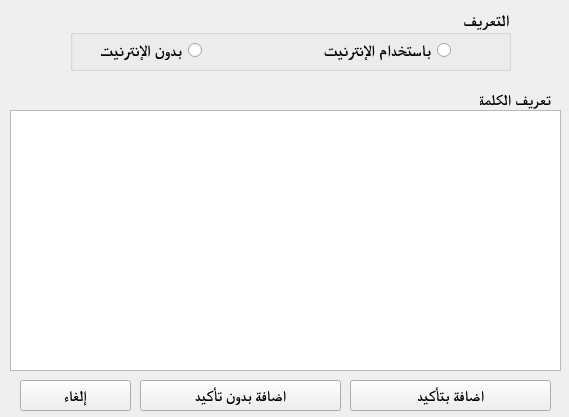
<?xml version="1.0" encoding="UTF-8"?>
<ui version="4.0">
 <class>autodefinition</class>
 <widget class="QMainWindow" name="autodefinition">
  <property name="geometry">
   <rect>
    <x>0</x>
    <y>0</y>
    <width>569</width>
    <height>417</height>
   </rect>
  </property>
  <property name="windowTitle">
   <string>تعريف تلقائي</string>
  </property>
  <property name="layoutDirection">
   <enum>Qt::RightToLeft</enum>
  </property>
  <widget class="QWidget" name="centralwidget">
   <widget class="QPlainTextEdit" name="TA_result">
    <property name="geometry">
     <rect>
      <x>10</x>
      <y>110</y>
      <width>551</width>
      <height>261</height>
     </rect>
    </property>
    <property name="font">
     <font>
      <family>Times New Roman</family>
      <pointsize>11</pointsize>
     </font>
    </property>
    <property name="layoutDirection">
     <enum>Qt::RightToLeft</enum>
    </property>
   </widget>
   <widget class="QLabel" name="label">
    <property name="geometry">
     <rect>
      <x>480</x>
      <y>90</y>
      <width>71</width>
      <height>20</height>
     </rect>
    </property>
    <property name="font">
     <font>
      <family>Times New Roman</family>
      <pointsize>11</pointsize>
      <weight>75</weight>
      <bold>true</bold>
     </font>
    </property>
    <property name="text">
     <string>تعريف الكلمة</string>
    </property>
   </widget>
   <widget class="QPushButton" name="B_approve">
    <property name="geometry">
     <rect>
      <x>350</x>
      <y>380</y>
      <width>201</width>
      <height>31</height>
     </rect>
    </property>
    <property name="font">
     <font>
      <family>Times New Roman</family>
      <pointsize>11</pointsize>
      <weight>75</weight>
      <bold>true</bold>
     </font>
    </property>
    <property name="text">
     <string>اضافة بتأكيد</string>
    </property>
   </widget>
   <widget class="QPushButton" name="B_cancel">
    <property name="geometry">
     <rect>
      <x>20</x>
      <y>380</y>
      <width>111</width>
      <height>31</height>
     </rect>
    </property>
    <property name="font">
     <font>
      <family>Times New Roman</family>
      <pointsize>11</pointsize>
      <weight>75</weight>
      <bold>true</bold>
     </font>
    </property>
    <property name="text">
     <string>إلغاء</string>
    </property>
   </widget>
   <widget class="QGroupBox" name="G_definition">
    <property name="geometry">
     <rect>
      <x>70</x>
      <y>10</y>
      <width>441</width>
      <height>61</height>
     </rect>
    </property>
    <property name="font">
     <font>
      <family>Times New Roman</family>
      <pointsize>12</pointsize>
      <weight>75</weight>
      <bold>true</bold>
     </font>
    </property>
    <property name="title">
     <string>التعريف</string>
    </property>
    <widget class="QRadioButton" name="RB_local">
     <property name="geometry">
      <rect>
       <x>31</x>
       <y>30</y>
       <width>101</width>
       <height>20</height>
      </rect>
     </property>
     <property name="text">
      <string>بدون الإنترنيت</string>
     </property>
    </widget>
    <widget class="QRadioButton" name="RB_notlocal">
     <property name="geometry">
      <rect>
       <x>250</x>
       <y>30</y>
       <width>131</width>
       <height>20</height>
      </rect>
     </property>
     <property name="text">
      <string>باستخدام الإنترنيت</string>
     </property>
    </widget>
   </widget>
   <widget class="QPushButton" name="B_approve_2">
    <property name="geometry">
     <rect>
      <x>140</x>
      <y>380</y>
      <width>201</width>
      <height>31</height>
     </rect>
    </property>
    <property name="font">
     <font>
      <family>Times New Roman</family>
      <pointsize>11</pointsize>
      <weight>75</weight>
      <bold>true</bold>
     </font>
    </property>
    <property name="text">
     <string>اضافة بدون تأكيد</string>
    </property>
   </widget>
  </widget>
 </widget>
 <resources/>
 <connections/>
</ui>
